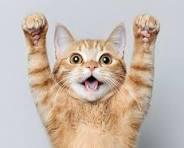
#> input picture src/chapter2/cat.jpg, 184 x 148 px
$ python flipimage-26.py
#> lines starting #> are read from the running program, lines starting #| are printed output that depends on the picture
from PIL import Image
import matplotlib.pyplot as plt
import numpy as np

# Load the image (Pillow uses RGB by default)
image = Image.open('cat.jpg').convert('RGB')
#> image is the input picture: PIL image 184x148 RGB; mean R, G, B 198.9, 184.3, 173.2

# Flip TOP BOTTOM
flipped = image.transpose(Image.FLIP_TOP_BOTTOM)
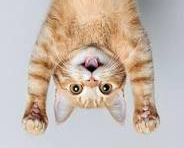
#> flipped: PIL image 184x148 RGB; mean R, G, B 198.9, 184.3, 173.2

# Convert to NumPy array for matplotlib display
flipped_array = np.array(flipped)

# Display
plt.imshow(flipped_array)
plt.title("Flipped Top-Bottom")
plt.axis('off')
plt.show()
